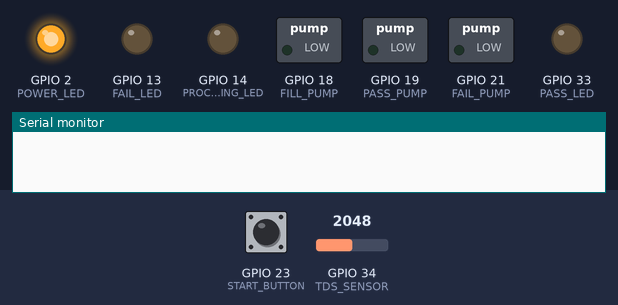
This program was run on a simulated ESP32. On the bench: switched loads named in the program (green lamp = pin HIGH), output pins drawn as LEDs (lit = HIGH), the last lines printed to the serial monitor. The test bench sets the inputs (shaded band); at power-on: GPIO 23 (START_BUTTON) HIGH, GPIO 34 (TDS_SENSOR) = 2048.

Above: at 1.2 s.
1.3 s: GPIO 23 (START_BUTTON) pulled LOW for 0.15 s
At 1.8 s:
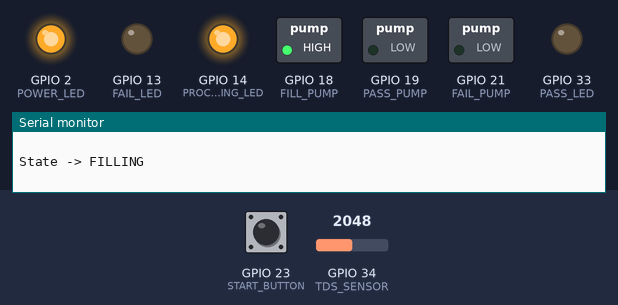
At 4.6 s:
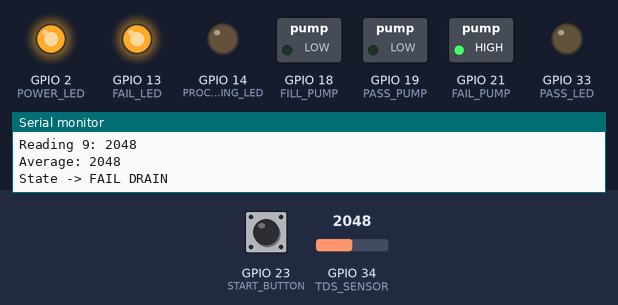
Timing chart, 0 to 10.0 s (numbered marks = the images above; inputs shaded):
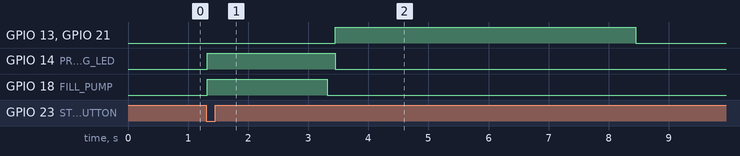

Measured:
- after the input at 1.3 s, GPIO 13 (FAIL_LED), GPIO 21 (FAIL_PUMP): LOW → HIGH after 2.2 s, → LOW 5.0 s later; GPIO 14 (PROCESSING_LED): LOW → HIGH at once, → LOW 2.1 s later; GPIO 18 (FILL_PUMP): LOW → HIGH at once, → LOW 2.0 s later

The program:

main.cpp
```cpp
#include <Arduino.h>;

#include "pins.h";
#include "config.h";
#include "states.h";

state_machine machine;

void setup()
{
    Serial.begin(115200);

    pinMode(POWER_LED, OUTPUT); //Setting mode to output for power LED
    digitalWrite(POWER_LED, HIGH);  //If there is power then power LED should always be on

    pinMode(PASS_LED, OUTPUT);
    pinMode(FAIL_LED, OUTPUT);
    pinMode(PROCESSING_LED, OUTPUT);

    pinMode(FILL_PUMP, OUTPUT); //Pump pin set to output mode
    pinMode(PASS_PUMP, OUTPUT);
    pinMode(FAIL_PUMP, OUTPUT);
    digitalWrite(PASS_LED, LOW);
    digitalWrite(FAIL_LED, LOW);
    digitalWrite(PROCESSING_LED, LOW);

    pinMode(START_BUTTON, INPUT_PULLUP);
}

void loop()
{
   machine.update();
}
```

states.h
```cpp
//State definitions to be used in state machine

#pragma once

enum class state
{
    idle,
    filling,
    testing,
    pass_drain,
    fail_drain
};

class state_machine
{
public:
    state_machine();

    void update();

    state getstate() const;
    void setstate(state new_state);

private:
    state current_state;

    void idle_state();
    void filling_state();
    void testing_state();
    void pass_drainstate();
    void fail_drainstate();
};
```

state_machine.cpp
```cpp
#include "states.h"
#include "pins.h"
#include "config.h"
#include <Arduino.h>

unsigned long cycle_start_time;

state_machine::state_machine()
{
    current_state = state::idle;
    cycle_start_time = millis();
    Serial.println("State -> IDLE");
}

void state_machine::update()
{
    switch (current_state)
    {
        case state::idle:
            idle_state();
            break;

        case state::filling:
            filling_state();
            break;

        case state::testing:
            testing_state();
            break;

        case state::pass_drain:
            pass_drainstate();
            break;

        case state::fail_drain:
            fail_drainstate();
            break;
    }
}

state state_machine::getstate() const
{
    return current_state;
}

void state_machine::setstate(state new_state)
{
    //Turn off all status LEDS at cycle start
    digitalWrite(PASS_LED, LOW);
    digitalWrite(FAIL_LED, LOW);
    digitalWrite(PROCESSING_LED, LOW);

    //Turn on the appropriate LED
    switch (new_state)
    {
        case state::idle:
            break;

        case state::filling:
        case state::testing:
            digitalWrite(PROCESSING_LED, HIGH);
            break;

        case state::pass_drain:
            digitalWrite(PASS_LED, HIGH);
            break;

        case state::fail_drain:
            digitalWrite(FAIL_LED, HIGH);
            break;
    }

    current_state = new_state;
    cycle_start_time = millis();

    Serial.print("State -> ");

    switch (new_state)
    {
        case state::idle:
            Serial.println("IDLE");
            break;
        case state::filling:
            Serial.println("FILLING");
            break;
        case state::testing:
            Serial.println("TESTING");
            break;
        case state::pass_drain:
            Serial.println("PASS DRAIN");
            break;
        case state::fail_drain:
            Serial.println("FAIL DRAIN");
            break;
    }
}

void state_machine::idle_state()
{
    if (digitalRead(START_BUTTON) == LOW)
    {
        delay(20);  //Debounce avoidance

        if (digitalRead(START_BUTTON) == LOW)
        {
            setstate(state::filling);
        }
    }
}

void state_machine::filling_state()
{
    digitalWrite(FILL_PUMP, HIGH);

    if (millis() - cycle_start_time >= FILL_PUMP_TIME)
    {
        digitalWrite(FILL_PUMP, LOW);
        setstate(state::testing);
    }
}

void state_machine::testing_state()
{
    for (int i = 0; i < 3; i++)
    {
        analogRead(TDS_SENSOR);
        delay(10);
    }

    int total = 0;

    for (int i = 0; i < 10; i++)
    {
        int reading = analogRead(TDS_SENSOR);

        Serial.print("Reading ");
        Serial.print(i);
        Serial.print(": ");
        Serial.println(reading);

        total += reading;
        delay(10);
    }

    int average = total / 10;

    Serial.print("Average: ");
    Serial.println(average);

    if (average <= 100)
        setstate(state::pass_drain);
    else
        setstate(state::fail_drain);
}

void state_machine::pass_drainstate()
{
    digitalWrite(PASS_PUMP, HIGH);

    if (millis() - cycle_start_time >= DRAIN_PUMP_TIME)
    {
        digitalWrite(PASS_PUMP, LOW);
        setstate(state::idle);
    }
}

void state_machine::fail_drainstate()
{
    digitalWrite(FAIL_PUMP, HIGH);

    if (millis() - cycle_start_time >= DRAIN_PUMP_TIME)
    {
        digitalWrite(FAIL_PUMP, LOW);
        setstate(state::idle);
    }
}
```

config.h
```cpp
//Config file for defining constants

constexpr int FILL_PUMP_TIME = 2000;
constexpr int DRAIN_PUMP_TIME = 5000;
```

pins.h
```cpp
//Definition of pin usage

#pragma once    //Needed to avoid duplication of header file during compile

//libs
#include <Arduino.h>

//Pin definitions
constexpr int POWER_LED = 2;

constexpr int FAIL_LED = 13;
constexpr int PROCESSING_LED = 14;
constexpr int PASS_LED = 33;

constexpr int TDS_SENSOR = 34;

constexpr int FILL_PUMP = 18;
constexpr int PASS_PUMP = 19;
constexpr int FAIL_PUMP = 21;

constexpr int START_BUTTON = 23;
```
